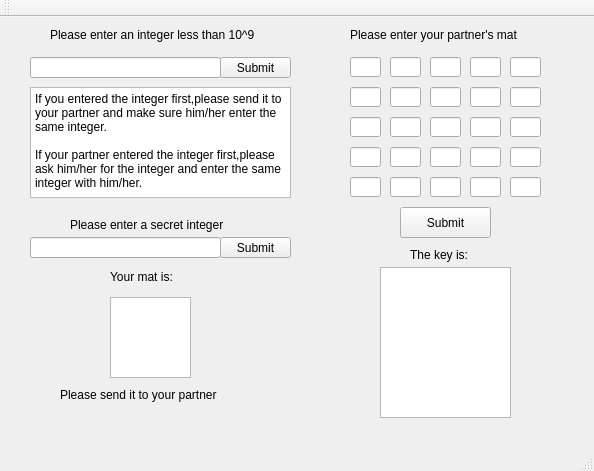
<?xml version="1.0" encoding="UTF-8"?>
<ui version="4.0">
 <class>MainWindow</class>
 <widget class="QMainWindow" name="MainWindow">
  <property name="geometry">
   <rect>
    <x>0</x>
    <y>0</y>
    <width>594</width>
    <height>471</height>
   </rect>
  </property>
  <property name="windowTitle">
   <string>Key Exchange System</string>
  </property>
  <widget class="QWidget" name="centralWidget">
   <widget class="QPushButton" name="pushButton">
    <property name="geometry">
     <rect>
      <x>400</x>
      <y>190</y>
      <width>91</width>
      <height>31</height>
     </rect>
    </property>
    <property name="text">
     <string>Submit</string>
    </property>
   </widget>
   <widget class="QLineEdit" name="lineEdit">
    <property name="geometry">
     <rect>
      <x>350</x>
      <y>40</y>
      <width>31</width>
      <height>20</height>
     </rect>
    </property>
   </widget>
   <widget class="QLineEdit" name="lineEdit_2">
    <property name="geometry">
     <rect>
      <x>390</x>
      <y>40</y>
      <width>31</width>
      <height>20</height>
     </rect>
    </property>
   </widget>
   <widget class="QLineEdit" name="lineEdit_3">
    <property name="geometry">
     <rect>
      <x>430</x>
      <y>40</y>
      <width>31</width>
      <height>20</height>
     </rect>
    </property>
   </widget>
   <widget class="QLineEdit" name="lineEdit_4">
    <property name="geometry">
     <rect>
      <x>470</x>
      <y>40</y>
      <width>31</width>
      <height>20</height>
     </rect>
    </property>
   </widget>
   <widget class="QLineEdit" name="lineEdit_5">
    <property name="geometry">
     <rect>
      <x>510</x>
      <y>40</y>
      <width>31</width>
      <height>20</height>
     </rect>
    </property>
   </widget>
   <widget class="QLineEdit" name="lineEdit_6">
    <property name="geometry">
     <rect>
      <x>350</x>
      <y>70</y>
      <width>31</width>
      <height>20</height>
     </rect>
    </property>
   </widget>
   <widget class="QLineEdit" name="lineEdit_7">
    <property name="geometry">
     <rect>
      <x>390</x>
      <y>70</y>
      <width>31</width>
      <height>20</height>
     </rect>
    </property>
   </widget>
   <widget class="QLineEdit" name="lineEdit_8">
    <property name="geometry">
     <rect>
      <x>430</x>
      <y>70</y>
      <width>31</width>
      <height>20</height>
     </rect>
    </property>
   </widget>
   <widget class="QLineEdit" name="lineEdit_9">
    <property name="geometry">
     <rect>
      <x>470</x>
      <y>70</y>
      <width>31</width>
      <height>20</height>
     </rect>
    </property>
   </widget>
   <widget class="QLineEdit" name="lineEdit_10">
    <property name="geometry">
     <rect>
      <x>510</x>
      <y>70</y>
      <width>31</width>
      <height>20</height>
     </rect>
    </property>
   </widget>
   <widget class="QLineEdit" name="lineEdit_11">
    <property name="geometry">
     <rect>
      <x>350</x>
      <y>100</y>
      <width>31</width>
      <height>20</height>
     </rect>
    </property>
   </widget>
   <widget class="QLineEdit" name="lineEdit_12">
    <property name="geometry">
     <rect>
      <x>390</x>
      <y>100</y>
      <width>31</width>
      <height>20</height>
     </rect>
    </property>
   </widget>
   <widget class="QLineEdit" name="lineEdit_13">
    <property name="geometry">
     <rect>
      <x>430</x>
      <y>100</y>
      <width>31</width>
      <height>20</height>
     </rect>
    </property>
   </widget>
   <widget class="QLineEdit" name="lineEdit_14">
    <property name="geometry">
     <rect>
      <x>470</x>
      <y>100</y>
      <width>31</width>
      <height>20</height>
     </rect>
    </property>
   </widget>
   <widget class="QLineEdit" name="lineEdit_15">
    <property name="geometry">
     <rect>
      <x>510</x>
      <y>100</y>
      <width>31</width>
      <height>20</height>
     </rect>
    </property>
   </widget>
   <widget class="QLineEdit" name="lineEdit_16">
    <property name="geometry">
     <rect>
      <x>350</x>
      <y>130</y>
      <width>31</width>
      <height>20</height>
     </rect>
    </property>
   </widget>
   <widget class="QLineEdit" name="lineEdit_17">
    <property name="geometry">
     <rect>
      <x>390</x>
      <y>130</y>
      <width>31</width>
      <height>20</height>
     </rect>
    </property>
   </widget>
   <widget class="QLineEdit" name="lineEdit_18">
    <property name="geometry">
     <rect>
      <x>430</x>
      <y>130</y>
      <width>31</width>
      <height>20</height>
     </rect>
    </property>
   </widget>
   <widget class="QLineEdit" name="lineEdit_19">
    <property name="geometry">
     <rect>
      <x>470</x>
      <y>130</y>
      <width>31</width>
      <height>20</height>
     </rect>
    </property>
   </widget>
   <widget class="QLineEdit" name="lineEdit_20">
    <property name="geometry">
     <rect>
      <x>510</x>
      <y>130</y>
      <width>31</width>
      <height>20</height>
     </rect>
    </property>
   </widget>
   <widget class="QLineEdit" name="lineEdit_21">
    <property name="geometry">
     <rect>
      <x>350</x>
      <y>160</y>
      <width>31</width>
      <height>20</height>
     </rect>
    </property>
   </widget>
   <widget class="QLineEdit" name="lineEdit_22">
    <property name="geometry">
     <rect>
      <x>390</x>
      <y>160</y>
      <width>31</width>
      <height>20</height>
     </rect>
    </property>
   </widget>
   <widget class="QLineEdit" name="lineEdit_23">
    <property name="geometry">
     <rect>
      <x>430</x>
      <y>160</y>
      <width>31</width>
      <height>20</height>
     </rect>
    </property>
   </widget>
   <widget class="QLineEdit" name="lineEdit_24">
    <property name="geometry">
     <rect>
      <x>470</x>
      <y>160</y>
      <width>31</width>
      <height>20</height>
     </rect>
    </property>
   </widget>
   <widget class="QLineEdit" name="lineEdit_25">
    <property name="geometry">
     <rect>
      <x>510</x>
      <y>160</y>
      <width>31</width>
      <height>20</height>
     </rect>
    </property>
   </widget>
   <widget class="QLabel" name="label">
    <property name="geometry">
     <rect>
      <x>350</x>
      <y>10</y>
      <width>201</width>
      <height>16</height>
     </rect>
    </property>
    <property name="text">
     <string>Please enter your partner's mat</string>
    </property>
   </widget>
   <widget class="QLineEdit" name="lineEdit_26">
    <property name="geometry">
     <rect>
      <x>30</x>
      <y>40</y>
      <width>191</width>
      <height>21</height>
     </rect>
    </property>
   </widget>
   <widget class="QLabel" name="label_2">
    <property name="geometry">
     <rect>
      <x>50</x>
      <y>10</y>
      <width>231</width>
      <height>16</height>
     </rect>
    </property>
    <property name="text">
     <string>Please enter an integer less than 10^9</string>
    </property>
   </widget>
   <widget class="QPushButton" name="pushButton_2">
    <property name="geometry">
     <rect>
      <x>220</x>
      <y>40</y>
      <width>71</width>
      <height>21</height>
     </rect>
    </property>
    <property name="text">
     <string>Submit</string>
    </property>
   </widget>
   <widget class="QTextBrowser" name="textBrowser">
    <property name="geometry">
     <rect>
      <x>30</x>
      <y>70</y>
      <width>261</width>
      <height>111</height>
     </rect>
    </property>
    <property name="tabletTracking">
     <bool>false</bool>
    </property>
    <property name="html">
     <string>&lt;!DOCTYPE HTML PUBLIC &quot;-//W3C//DTD HTML 4.0//EN&quot; &quot;http://www.w3.org/TR/REC-html40/strict.dtd&quot;&gt;
&lt;html&gt;&lt;head&gt;&lt;meta name=&quot;qrichtext&quot; content=&quot;1&quot; /&gt;&lt;style type=&quot;text/css&quot;&gt;
p, li { white-space: pre-wrap; }
&lt;/style&gt;&lt;/head&gt;&lt;body style=&quot; font-family:'SimSun'; font-size:9pt; font-weight:400; font-style:normal;&quot;&gt;
&lt;p style=&quot; margin-top:0px; margin-bottom:0px; margin-left:0px; margin-right:0px; -qt-block-indent:0; text-indent:0px;&quot;&gt;If you entered the integer first,please send it to your partner and make sure him/her enter the same integer.&lt;/p&gt;
&lt;p style=&quot;-qt-paragraph-type:empty; margin-top:0px; margin-bottom:0px; margin-left:0px; margin-right:0px; -qt-block-indent:0; text-indent:0px;&quot;&gt;&lt;br /&gt;&lt;/p&gt;
&lt;p style=&quot; margin-top:0px; margin-bottom:0px; margin-left:0px; margin-right:0px; -qt-block-indent:0; text-indent:0px;&quot;&gt;If your partner entered the integer first,please ask him/her for the integer and enter the same integer with him/her.&lt;/p&gt;&lt;/body&gt;&lt;/html&gt;</string>
    </property>
   </widget>
   <widget class="QLabel" name="label_3">
    <property name="geometry">
     <rect>
      <x>70</x>
      <y>200</y>
      <width>181</width>
      <height>16</height>
     </rect>
    </property>
    <property name="text">
     <string>Please enter a secret integer</string>
    </property>
   </widget>
   <widget class="QLineEdit" name="lineEdit_27">
    <property name="geometry">
     <rect>
      <x>30</x>
      <y>220</y>
      <width>191</width>
      <height>21</height>
     </rect>
    </property>
   </widget>
   <widget class="QPushButton" name="pushButton_3">
    <property name="geometry">
     <rect>
      <x>220</x>
      <y>220</y>
      <width>71</width>
      <height>21</height>
     </rect>
    </property>
    <property name="text">
     <string>Submit</string>
    </property>
   </widget>
   <widget class="QLabel" name="label_4">
    <property name="geometry">
     <rect>
      <x>110</x>
      <y>250</y>
      <width>81</width>
      <height>20</height>
     </rect>
    </property>
    <property name="text">
     <string>Your mat is:</string>
    </property>
   </widget>
   <widget class="QTextBrowser" name="textBrowser_2">
    <property name="geometry">
     <rect>
      <x>110</x>
      <y>280</y>
      <width>81</width>
      <height>81</height>
     </rect>
    </property>
    <property name="html">
     <string>&lt;!DOCTYPE HTML PUBLIC &quot;-//W3C//DTD HTML 4.0//EN&quot; &quot;http://www.w3.org/TR/REC-html40/strict.dtd&quot;&gt;
&lt;html&gt;&lt;head&gt;&lt;meta name=&quot;qrichtext&quot; content=&quot;1&quot; /&gt;&lt;style type=&quot;text/css&quot;&gt;
p, li { white-space: pre-wrap; }
&lt;/style&gt;&lt;/head&gt;&lt;body style=&quot; font-family:'SimSun'; font-size:9pt; font-weight:400; font-style:normal;&quot;&gt;
&lt;p align=&quot;center&quot; style=&quot;-qt-paragraph-type:empty; margin-top:0px; margin-bottom:0px; margin-left:0px; margin-right:0px; -qt-block-indent:0; text-indent:0px;&quot;&gt;&lt;br /&gt;&lt;/p&gt;&lt;/body&gt;&lt;/html&gt;</string>
    </property>
   </widget>
   <widget class="QLabel" name="label_5">
    <property name="geometry">
     <rect>
      <x>60</x>
      <y>370</y>
      <width>181</width>
      <height>16</height>
     </rect>
    </property>
    <property name="text">
     <string>Please send it to your partner</string>
    </property>
   </widget>
   <widget class="QTextBrowser" name="textBrowser_3">
    <property name="geometry">
     <rect>
      <x>380</x>
      <y>250</y>
      <width>131</width>
      <height>151</height>
     </rect>
    </property>
    <property name="html">
     <string>&lt;!DOCTYPE HTML PUBLIC &quot;-//W3C//DTD HTML 4.0//EN&quot; &quot;http://www.w3.org/TR/REC-html40/strict.dtd&quot;&gt;
&lt;html&gt;&lt;head&gt;&lt;meta name=&quot;qrichtext&quot; content=&quot;1&quot; /&gt;&lt;style type=&quot;text/css&quot;&gt;
p, li { white-space: pre-wrap; }
&lt;/style&gt;&lt;/head&gt;&lt;body style=&quot; font-family:'SimSun'; font-size:9pt; font-weight:400; font-style:normal;&quot;&gt;
&lt;p align=&quot;center&quot; style=&quot;-qt-paragraph-type:empty; margin-top:0px; margin-bottom:0px; margin-left:0px; margin-right:0px; -qt-block-indent:0; text-indent:0px;&quot;&gt;&lt;br /&gt;&lt;/p&gt;&lt;/body&gt;&lt;/html&gt;</string>
    </property>
   </widget>
   <widget class="QLabel" name="label_6">
    <property name="geometry">
     <rect>
      <x>410</x>
      <y>230</y>
      <width>71</width>
      <height>16</height>
     </rect>
    </property>
    <property name="text">
     <string>The key is:</string>
    </property>
   </widget>
  </widget>
  <widget class="QMenuBar" name="menuBar">
   <property name="geometry">
    <rect>
     <x>0</x>
     <y>0</y>
     <width>594</width>
     <height>23</height>
    </rect>
   </property>
  </widget>
  <widget class="QToolBar" name="mainToolBar">
   <attribute name="toolBarArea">
    <enum>TopToolBarArea</enum>
   </attribute>
   <attribute name="toolBarBreak">
    <bool>false</bool>
   </attribute>
  </widget>
  <widget class="QStatusBar" name="statusBar"/>
 </widget>
 <layoutdefault spacing="6" margin="11"/>
 <resources/>
 <connections/>
</ui>
